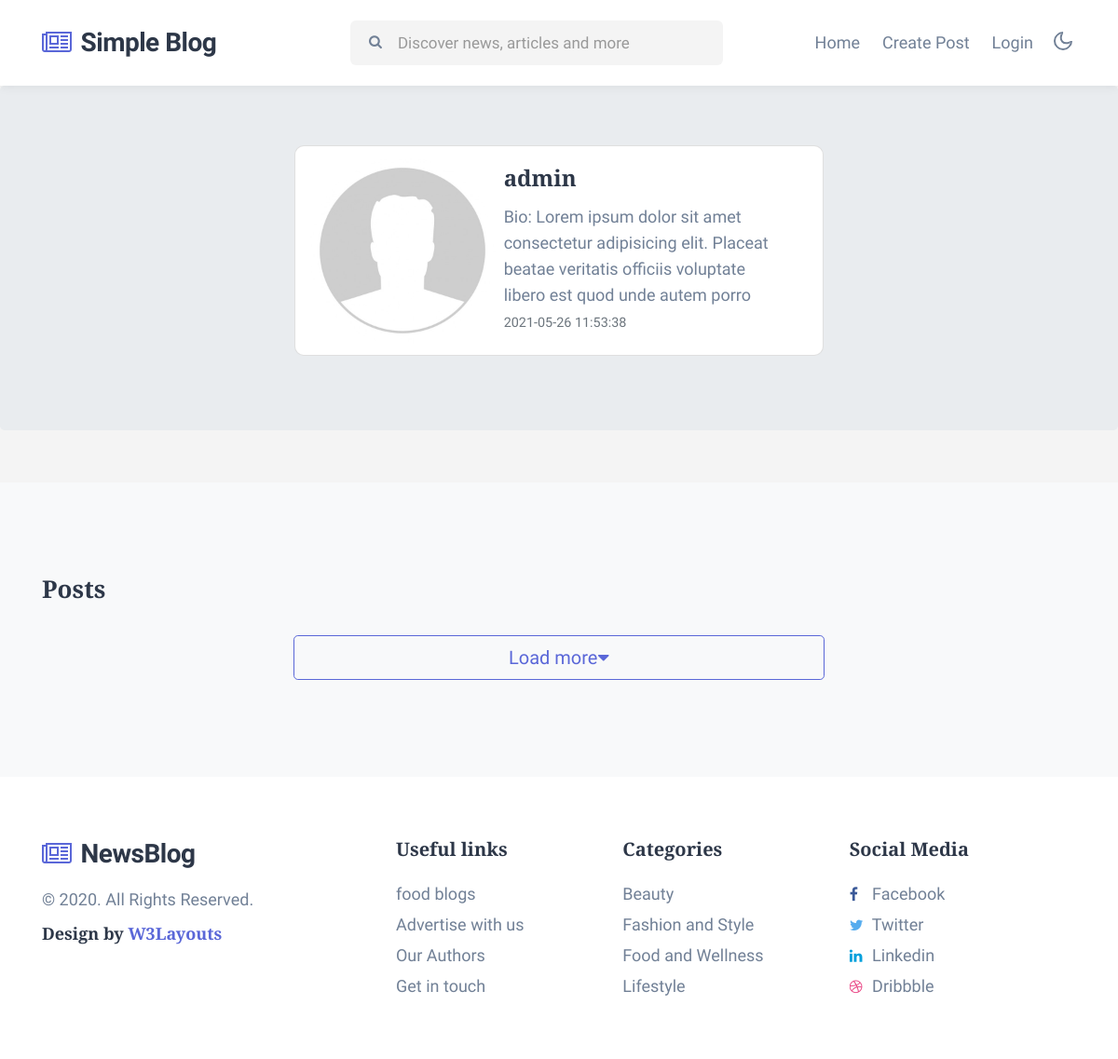
The page /author.php?user_id=1 on the database its author committed.
### tables this page shows
CREATE TABLE `user` (
  `id` int(11) NOT NULL,
  `name` varchar(255) NOT NULL,
  `email` char(255) NOT NULL,
  `pwhash` varchar(255) NOT NULL,
  `date_created` datetime NOT NULL DEFAULT current_timestamp(),
  `role` varchar(255) DEFAULT '1',
  `img` varchar(255) NOT NULL
);

### func/getinfo.php (called while the page is built)
<?php
function getuser($id,$conn){
    $sql = "SELECT *  from user WHERE id = ?  ";
    $stmt = $conn->prepare($sql);
    $stmt->bind_param("s", $id);
    $stmt->execute();
    $result = $stmt->get_result();
    if ($result->num_rows === 0) return;
    else return($result->fetch_assoc());
}
?>

### author.php (the view, shortened to what this page needs)
<?php
include "./func/config.php";
include "./func/getinfo.php";
include "./includes/header.php";
if (isset($_GET['user_id'])) {
    $id = $_GET['user_id'];
    $user = getuser($id,$conn);
}
?>
<?php if (!isset($_GET['user_id'])||$user == NULL) : ?>
    <div class="jumbotron text-center">
        <h1 class="display-3">Author not found!!</h1>
        <br>
    </div>
<?php else : ?>
<div class="jumbotron d-flex justify-content-center">
    <div class="card mb-3 w-50" style="border-radius: 10px;">
        <div class="d-flex flex-wrap g-0 align-items-center">
            <div class="col-md-4 col">
                <img src="<?php echo $user['img']?>" style="height: 200px; border-radius: 50%;" alt="...">
            </div>
            <div class="col-md-8 col">
                <div class="card-body">
                    <h4 class="card-title"><b><?php echo $user['name'] ?></b></h4>
                    <p class="card-text">Bio: Lorem ipsum dolor sit amet consectetur adipisicing elit. Placeat beatae veritatis officiis voluptate libero est quod unde autem porro</p>
                    <p class="card-text"><small class="text-muted"><?php echo $user['date_created'] ?></small></p>
                </div>
            </div>
        </div>
    </div>
</div>
<br>
<div class="w3l-homeblock2 py-5">
    <div class="container py-lg-5 py-md-4">
        <div class="row">
            <div class="col-lg-12">
                <h3 class="section-title-left mb-4">Posts</h3>
            </div>
            <div class="d-flex justify-content-center w-100 my-2 align-content-center">
                <button type="button" name="" id="loadmore" class="btn btn-outline-primary btn-lg w-50 ">Load more<i class="fas fa-caret-down"></i></button>
            </div>
        </div>
    </div>
</div>
<?php endif ?>
<?php
include "./includes/footer.php";
?>

### rows shown on the page
user: img (placeholder picture), name "admin", date_created "2021-05-26 11:53:38"
